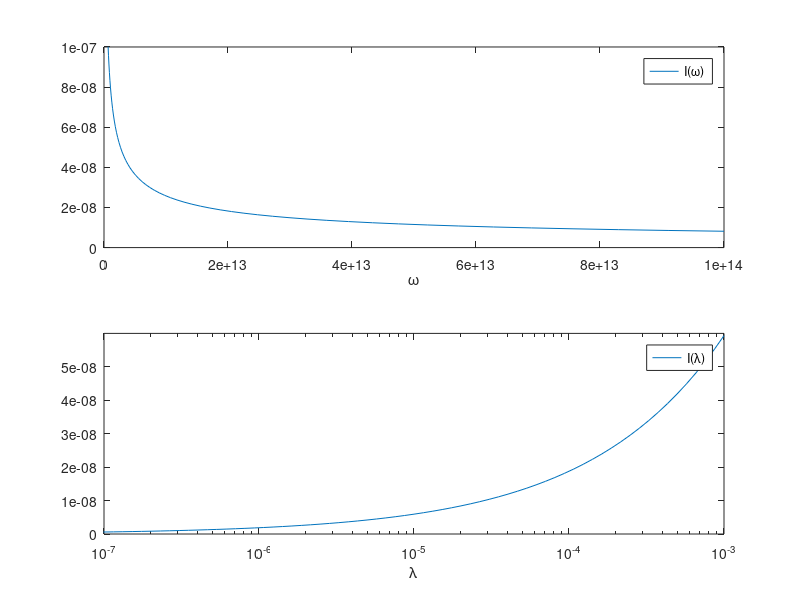

Reproduce this figure in MATLAB.
% O6SKINS Skin Depth
% 1. Skin depth (in meters) for intensity depending on frequency

function O6SKINS;

Epsilono = 8.85e-12 % C^2/Nm
c = 3e8;
Omega = logspace(10,14,100);
Sigma = 6e7;

One = sqrt((Epsilono*c^2)./(2*Omega*Sigma)); % in meter

figure(1);
subplot(2,1,1);
plot(Omega,One)
axis([0 1e14 0 10e-8]);
xlabel('\omega');
legend('I(\omega)');

% 2. Skin depth (in meters) for intensity depending on wavelength
% ( for checking:For 1 mm wavelength angular frequency is 2?*300* 10^9)

Lamda = logspace(-9,-3,100);
One = sqrt((Epsilono*c*Lamda)/(4*pi*Sigma));

subplot(2,1,2);
semilogx(Lamda,One)
axis([1e-7 1e-3 0 6e-8]);
xlabel('\lambda');
legend('I(\lambda)');

% 1 10^-9 meter is 1 nm =.001 microns= 10A
